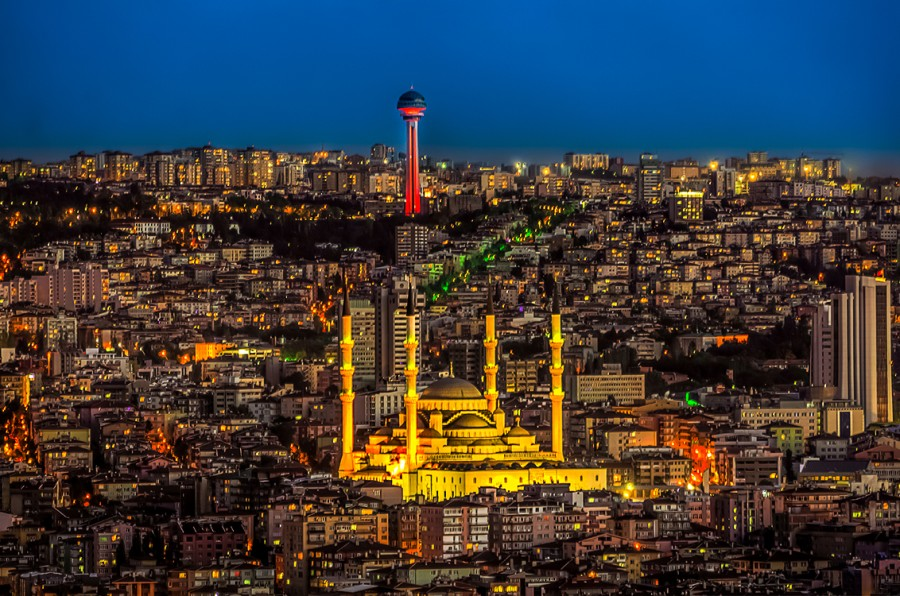
#> input picture THE2/Docs/ankara.jpg, 900 x 596 px, found by its file name
$ python ColorQuantizer.py   (older library calls are emulated)
#> lines starting #> are read from the running program, lines starting #| are printed output that depends on the picture
### THE2/Source/MyKMeans.py
#!/usr/bin/env python
# -*- coding: utf-8 -*-

import numpy as np
from scipy.spatial import distance
#from sklearn.cluster import KMeans

EPSILON = 0.0001

# numpy.sqrt(numpy.sum((x-y)**2))
# numpy.linalg.norm(a-b)
# distance.cdist([[1,2]], arr, 'euclidean')

class MyKMeans:
    """K-Means clustering similar to sklearn
    library but different.
    https://goo.gl/bnuM33

    But still same.

    Parameters
    ----------
    n_clusters : int, optional, default: 8
        The number of clusters to form as well as the number of
        centroids to generate.
    init_method : string, optional, default: 'random'
        Initialization method. Values can be 'random', 'kmeans++'
        or 'manual'. If 'manual' then cluster_centers need to be set.
    max_iter : int, default: 300
        Maximum number of iterations of the k-means algorithm for a
        single run.
    random_state : int, RandomState instance or None, optional, default: None
        If int, random_state is the seed used by the random number generator;
        If RandomState instance, random_state is the random number generator;
        If None, the random number generator is the RandomState instance used
        by `np.random`.
    cluster_centers : np.array, used only if init_method is 'manual'.
        If init_method is 'manual' without fitting, these values can be used
        for prediction.
    """

    def __init__(self, init_method="random", n_clusters=3, max_iter=300, random_state=None, cluster_centers=[]):
        self.init_method = init_method
        self.n_clusters = n_clusters
        self.max_iter = max_iter
        self.random_state = np.random.RandomState(random_state)
        if init_method == "manual":
            self.cluster_centers = cluster_centers
        else:
            self.cluster_centers = []

    def fit(self, X):
        """Compute k-means clustering.
        Parameters
        ----------
        X : array-like, shape=(n_samples, n_features)
            Training instances to cluster.
        Returns
        ----------
        self : MyKMeans
        """
        self.labels = np.zeros(X.shape[0], dtype = int)
        temp = np.array(self.cluster_centers)
        for k in range(self.max_iter):
            for i in range(X.shape[0]):
                distArr = distance.cdist([X[i]], self.cluster_centers, 'euclidean')
                minIndex = np.argmin(distArr[0])
                self.labels[i] = minIndex
            for i in range(len(self.cluster_centers)):
                sumVal = np.zeros((self.cluster_centers.shape[1]))
                number = 0
                for j in range(X.shape[0]):
                    if i == self.labels[j]:
                        sumVal += X[j]
                        number += 1

                if(number == 0):
                    number = 1
                newCent = sumVal / float(number)
                temp[i] = newCent

            #if np.sqrt(np.sum((self.cluster_centers - temp)**2)) < EPSILON:

            if np.linalg.norm(self.cluster_centers - temp) < EPSILON:
                break
            else:
                self.cluster_centers = np.array(temp)

        return self

    def initialize(self, X):
        """ Initialize centroids according to self.init_method
        Parameters
        ----------
        X : array-like, shape=(n_samples, n_features)
            Training instances to cluster.
        Returns
        ----------
        self.cluster_centers : array-like, shape=(n_clusters, n_features)
        """
        array = np.zeros((self.n_clusters,X.shape[1]))

        if(self.init_method == "random"):
            j = 0
            randNumArray = self.random_state.permutation(X.shape[0])[:self.n_clusters]

            for i in randNumArray:
                array[j] = X[i]
                j = j+1


        if(self.init_method == "kmeans++"):
            array = []
            array2 = []
            randNum = self.random_state.randint(X.shape[0])
            array.append(X[randNum].tolist())
            for i in range(self.n_clusters-1):
                eucSum = 0
                eucMax = 0
                for j in X:
                    if j.tolist() in array:
                        continue
                    distArr = distance.cdist([j], array, 'euclidean')
                    eucSum = distArr.sum()
                    if(eucSum) > eucMax:
                        array2 = j.tolist()
                        eucMax = eucSum

                array.append(array2)
        self.cluster_centers = np.array(array,dtype=float)
        return self.cluster_centers


    def predict(self, X):
        """Predict the closest cluster each sample in X belongs to.
        In the vector quantization literature, `cluster_centers` is called
        the code book and each value returned by `predict` is the index of
        the closest code in the code book.
        Parameters
        ----------
        X : array-like, shape = [n_samples, n_features]
            New data to predict.
        Returns
        -------
        labels : array, shape [n_samples,]
            Index of the cluster each sample belongs to.
        """
        X = np.array(X)
        self.labels = np.zeros(X.shape[0],dtype = int )
        for i in range(X.shape[0]):
            distArr = distance.cdist([X[i]], self.cluster_centers, 'euclidean')
            minIndex = np.argmin(distArr)
            self.labels[i] = minIndex
        return self.labels

    # [14 lines left out: function fit_predict, not called in this run]


# [20 lines that do not run on import are left out]
        # array([[4, 2],
        #       [1, 2]])

### THE2/Source/ColorQuantizer.py
#!/usr/bin/env python
# -*- coding: utf-8 -*-

#from scipy.ndimage import imread

from scipy import misc
from PIL import Image
import numpy as np
from sklearn.utils import shuffle
from MyKMeans import MyKMeans

class ColorQuantizer:
    """Quantizer for color reduction in images. Use MyKMeans class that you implemented.

    Parameters
    ----------
    n_colors : int, optional, default: 64
        The number of colors that wanted to exist at the end.
    random_state : int, RandomState instance or None, optional, default: None
        If int, random_state is the seed used by the random number generator;
        If RandomState instance, random_state is the random number generator;
        If None, the random number generator is the RandomState instance used
        by `np.random`.

    Read more from:
    http://scikit-learn.org/stable/auto_examples/cluster/plot_color_quantization.html
    """

    def __init__(self, n_colors=64, random_state=None):

        self.random_state = random_state
        self.n_colors = n_colors

    def read_image(self, path):
        """Reads jpeg image from given path as numpy array. Stores it inside the
        class in the image variable.

        Parameters
        ----------
        path : string, path of the jpeg file
        """
        self.image = misc.imread(path)
        self.w, self.h, self.d  = tuple(self.image.shape)
        self.image = np.reshape(self.image, (self.w * self.h, self.d))

    def recreate_image(self, path_to_save):
        """Reacreates image from the trained MyKMeans model and saves it to the
        given path.

        Parameters
        ----------
        path_to_save : string, path of the png image to save
        """
        self.image = np.reshape(self.image, (self.w, self.h, self.d))
        misc.imsave(path_to_save, self.image)

    def export_cluster_centers(self, path):
        """Exports cluster centers of the MyKMeans to given path.

        Parameters
        ----------
        path : string, path of the txt file
        """
        np.savetxt(path,self.myKmeans.cluster_centers)

    def quantize_image(self, path, weigths_path, path_to_save):
        """Quantizes the given image to the number of colors given in the constructor.

        Parameters
        ----------
        path : string, path of the jpeg file
        weigths_path : string, path of txt file to export weights
        path_to_save : string, path of the output image file
        """

        self.read_image(path)
#> in read_image, self.image is the input picture: shape (596, 900, 3); mean R, G, B 58.9, 61.2, 64.1
        shuffled = np.array(self.image)
        np.random.shuffle(shuffled)

        self.myKmeans = MyKMeans(random_state=self.random_state, n_clusters=self.n_colors, max_iter=600, init_method="random")
        self.initCenter = self.myKmeans.initialize(self.image)
#> after the loop in initialize, `for i in randNumArray:`: array = 64 rows, first 8: [1, 81, 152], [31, 19, 23], [53, 35, 33], [0, 73, 134], [48, 26, 0], [10, 1, 6], [0, 89, 169], [240, 183, 76]; j = 64
#> in initialize, `self.cluster_centers = np.array(array,dtype=float)`: self.cluster_centers has the same summary as array
#> self.initCenter has the same summary as array in initialize

        self.myKmeans.fit(shuffled[:7000])
#> in fit, `temp = np.array(self.cluster_centers)`: temp has the same summary as array in initialize
#> after the loop in fit, `for k in range(self.max_iter):`: self.labels = 7000 values, max 63 at index 1, min 0 at index 62, mean 30.3; temp = 64 rows, first 8: [0.492, 74.78, 138.5], [5.8, 28.6, 58.2], [56.27, 36.56, 29.83], [0.829, 74.59, 126], [131.1, 67.24, 7.55], [17.06, 7.77, 12.9], [0.351, 87.27, 168.2], [237.1, 192.1, 78.18]
        myLabels = self.myKmeans.predict(self.image)
#> the loop in predict, `for i in range(X.shape[0]):` made 536400 passes
#> minIndex on passes 1 to 3: 3, 3, 3
        myCenters = self.myKmeans.cluster_centers
        self.export_cluster_centers(weigths_path)

        dim2 = self.w * self.h
#> dim2 = 536400
        result = []
        for i in range(dim2):
            result.append(myCenters[myLabels[i]])
#> after the loop, result = 536400 items

        self.image = np.array(result)
        self.recreate_image(path_to_save)
#> in recreate_image, `misc.imsave(path_to_save, self.image)`:
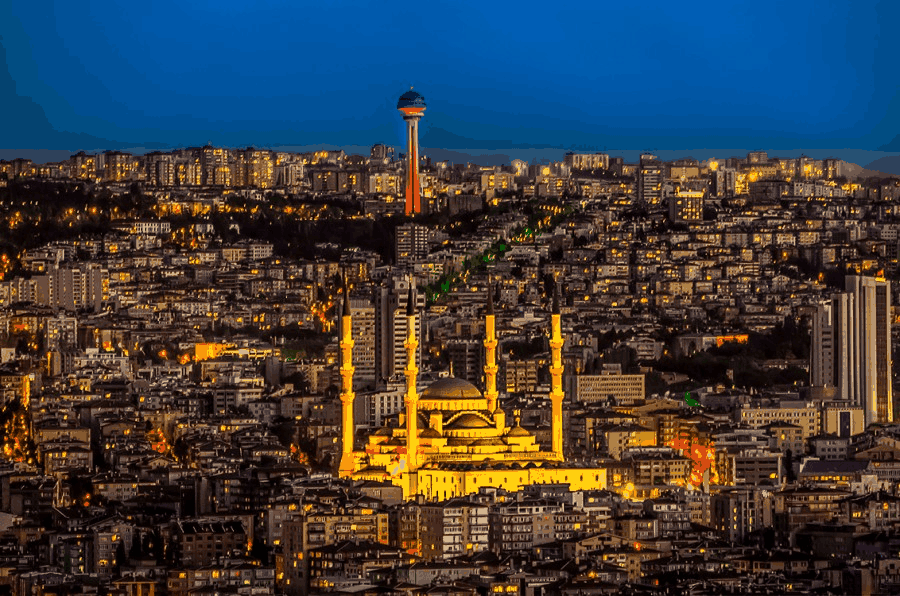
#> saved as ankara1.jpg: PIL image 900x596 RGB; mean R, G, B 60.2, 62.6, 65.9


if __name__=='__main__':

    path = "/mnt/d/DERS/0000GITHUB/Machine-Learning/THE2/Docs/ankara.jpg"
    centers = "/mnt/d/DERS/0000GITHUB/Machine-Learning/THE2/Docs/ankara_centers.txt"
    save = "/mnt/d/DERS/0000GITHUB/Machine-Learning/THE2/Docs/ankara1.jpg"

    """ path = "/mnt/d/DERS/0000GITHUB/Machine-Learning/THE2/Docs/metu.jpg"
    centers = "/mnt/d/DERS/0000GITHUB/Machine-Learning/THE2/Docs/metu_centers.txt"
    save = "/mnt/d/DERS/0000GITHUB/Machine-Learning/THE2/Docs/metu1.jpg" """

    img = ColorQuantizer()
    img.quantize_image(path, centers, save)
